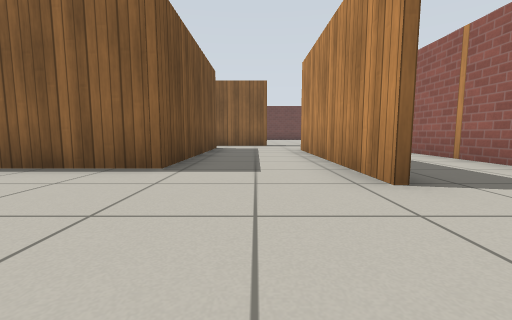
[1] (above)

22 first-person views from a walk through a Gazebo world. The camera is 0.5 m above the floor, tilts 6° down and sees 90° across. The floor is counted in squares, 1 m on a side. Each view is taken from the middle of a square. On the plan, view 1 faces up. The plan holds only what a view shows up to about 9 squares ahead; the rest is blank. Simple patterns stand in for the simulator's built-in surfaces.

[2]
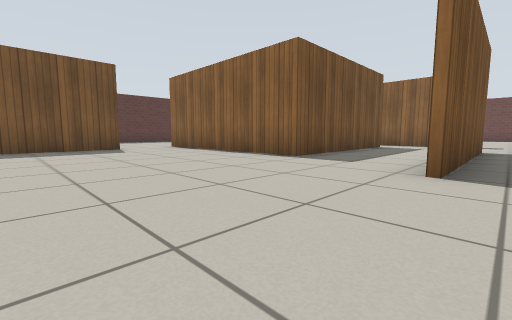

[3]
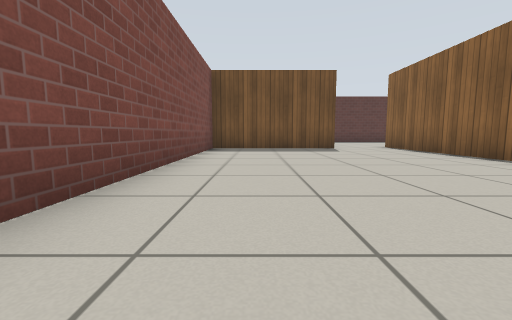

[4]
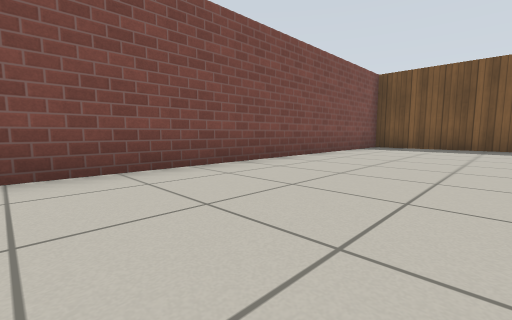

[5]
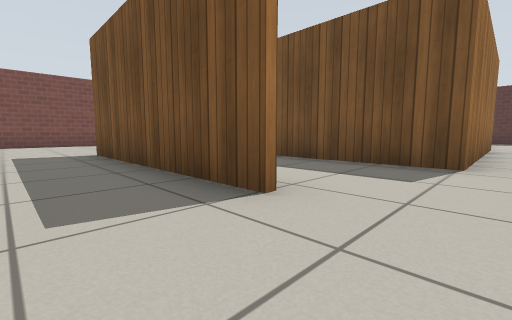

[6]
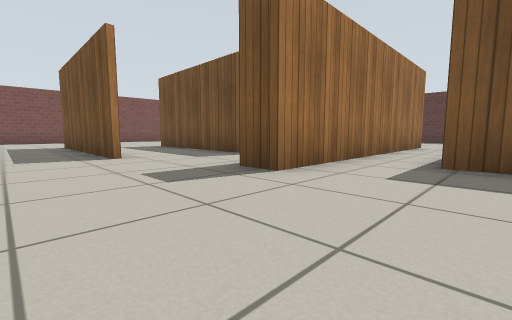

[7]
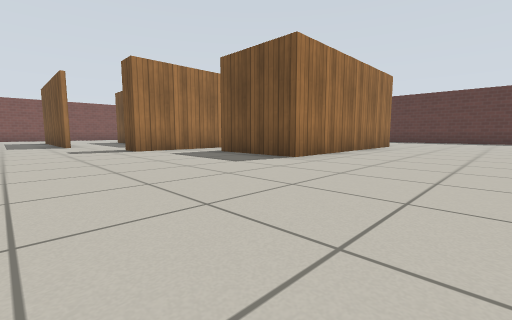

[8]
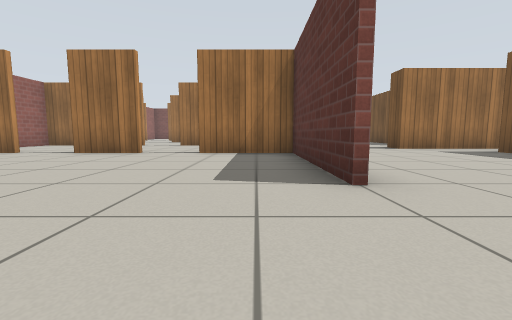

[9]
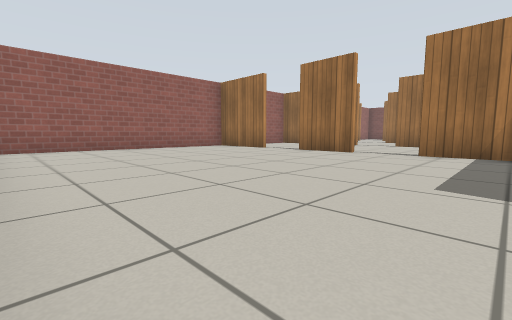

[10]
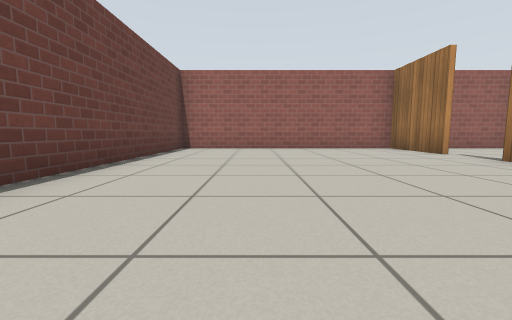

[11]
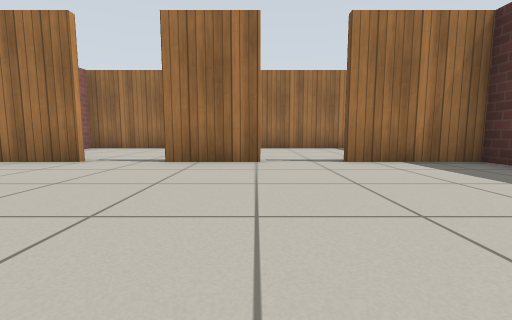

[12]
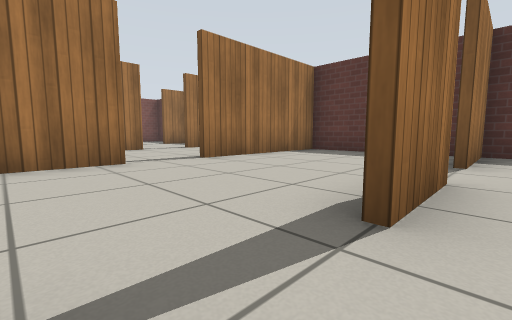

[13]
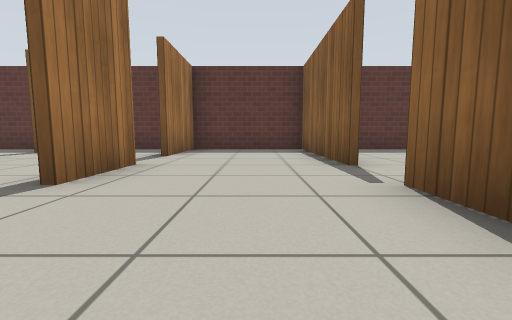

[14]
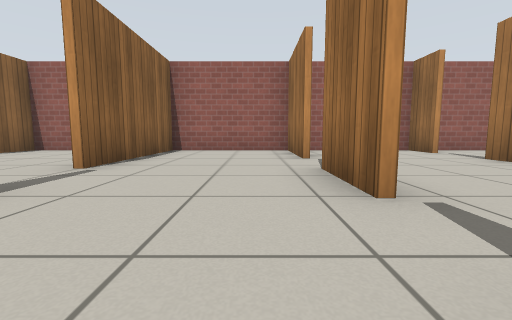

[15]
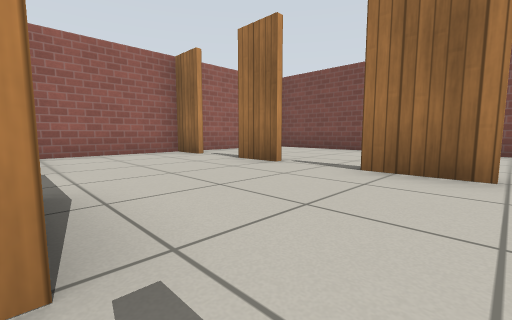

[16]
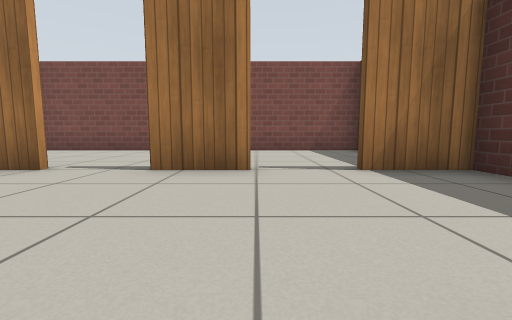

[17]
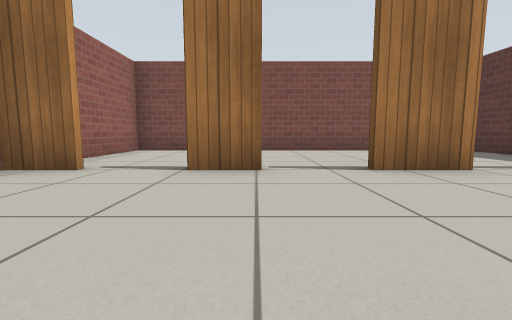

[18]
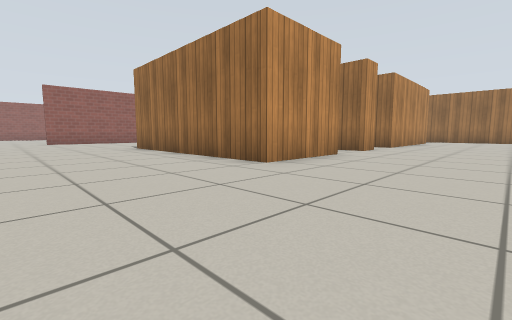

[19]
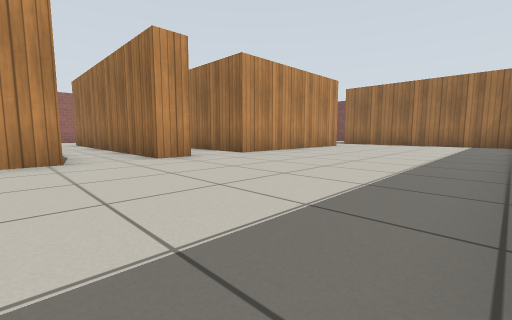

[20]
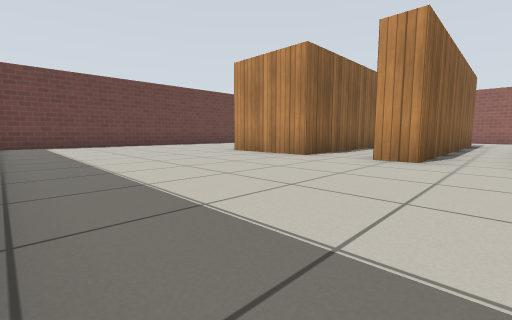

[21]
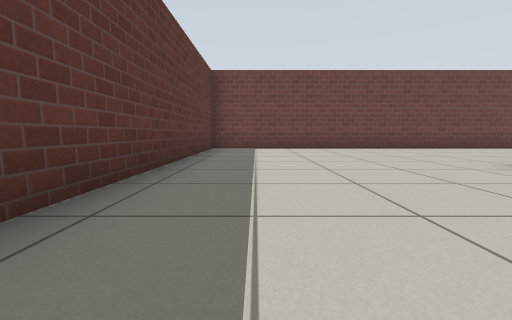

[22]
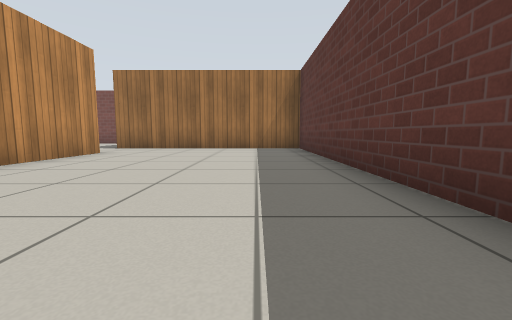

### Floor plan
Points are (right, up) in squares from view 1. A wall is a line through its corners. A room is listed if a view was taken in it or the views show most of it. See-through windows are left out.
Room 1 (views 1, 2, 3, 4)
walls: (1.3, 2.4) (1.3, 7.6); (3.9, 3.9) (3.9, 6.5); (1.5, 7.6) (1.5, 2.4); (-7.4, 1.6) (-6.4, 1.6) (-6.4, -2.4) (3.1, -2.4); (-0.1, 10.1) (-7.1, 10.1); (-7.1, 8.6) (-1.3, 8.6) (-1.3, 3.6) (-7.1, 3.6)
ways out: opening at (-7, 2.5) to room 2; opening at (-7, 9) to room 2; opening at (1.2, 8) to room 2
Room 2 (views 5, 6, 7, 8, 9, 10, 11, 12, 18, 19, 20, 21, 22)
walls: (-3, 12.3) (-7.1, 12.3) (-7.1, 14.8) (-1.3, 14.8) (-1.3, 12.2); (-2.5, 19.4) (-12.4, 19.4) (-12.4, 12.4); (4.1, 16.6) (4.1, 12.6) (6.5, 12.6); (-7.1, 10.1) (-7.1, 10.8) (0.4, 10.8) (0.4, 10); (7.9, 12.6) (9.6, 12.6); (-7.1, 3.6) (-7.1, 8.6); (11, 12.6) (13.5, 12.6); (-12.4, 8.6) (-12.4, 1.6) (-7.4, 1.6); (13.4, 12) (13.4, 19.4) (7.4, 19.4)
ways out: opening at (-7, 2.5) to room 1; opening at (-7, 9) to room 1; opening at (1.2, 8) to room 1; opening at (7, 12) to room 6; opening at (10.5, 12) to room 6
Room 3 (view 13)
walls: (11, 5.1) (13.4, 5.1) (13.4, 8.1); (7.9, 5.1) (9.6, 5.1); (13.5, 8.4) (9.5, 8.4)
ways out: opening at (8, 6.5) to room 4; opening at (10.5, 5) to room 5; opening at (9, 8) to room 6
Room 4 (view 14)
walls: (4.1, 8) (4.1, 5.1) (6.5, 5.1); (8.1, 8.4) (4, 8.4)
ways out: opening at (8, 6.5) to room 3; opening at (7, 5) to room 5
Room 5 (views 15, 16, 17)
walls: (9.9, 1.6) (11, 1.6); (7, 1.6) (8.5, 1.6); (12.4, 1.6) (13.4, 1.6) (13.4, 4.5); (4.1, 0.2) (4.1, -2.4) (13.4, -2.4) (13.4, 0.9); (4.1, 4.1) (4.1, 1.6) (5.6, 1.6)
ways out: opening at (10.5, 5) to room 3; opening at (7, 5) to room 4
Room 6 (no view inside)
walls: (9.5, 8.6) (13.5, 8.6); (13.4, 8.1) (13.4, 12); (13.5, 12.3) (12.4, 12.3); (4, 8.6) (8.1, 8.6); (4.1, 12.2) (4.1, 8)
ways out: opening at (7, 12) to room 2; opening at (10.5, 12) to room 2; opening at (9, 8) to room 3

Where each view was taken, in squares from view 1:
view 1: 0 up, 0 right, facing up
view 2: 1 down, 2 right, facing up-left
view 3: 1 down, 2 right, facing left
view 4: 1 up, 3 right, facing down-left
view 5: 9 up, 3 right, facing down-left
view 6: 13 up, 3 right, facing down-left
view 7: 18 up, 3 right, facing down-left
view 8: 19 up, 5 right, facing down
view 9: 19 up, 5 right, facing down-right
view 10: 17 up, 5 right, facing right
view 11: 17 up, 8 right, facing down
view 12: 13 up, 11 right, facing down-left
view 13: 7 up, 12 right, facing left
view 14: 6 up, 6 right, facing right
view 15: 5 up, 7 right, facing down-right
view 16: 5 up, 7 right, facing down
view 17: 5 up, 10 right, facing down
view 18: 18 up, 10 left, facing down-right
view 19: 13 up, 12 left, facing down-right
view 20: 9 up, 12 left, facing up-right
view 21: 11 up, 11 left, facing up
view 22: 10 up, 11 left, facing down
